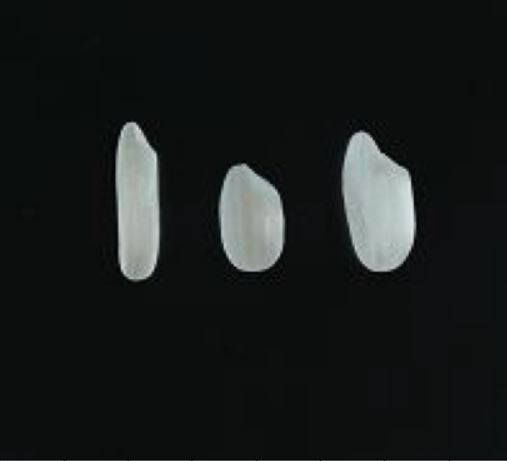
#> input picture 1_Introduction_Example_for_Image_Processing/3Arroz.JPG, 507 x 461 px, found by its file name
$ jupyter execute 1_Introduction_Example_for_Image_Processing.ipynb
#> lines starting #> are read from the running program, lines starting #| are printed output that depends on the picture; after the words box and inside, x2 and y2 are one past the last pixel; in counts of white or black regions, pixels touching at a corner belong together
# Introduction Example for Image Processing
### Rices segmentation

name: Jorge Garcia

Se importa las librerías necesarias para el proyecto

[cell 1]
import numpy as np
from cv2 import imread
import matplotlib.pyplot as plt

Se carga la imagen de 3 granos de arroz

[cell 2]
img = imread('3Arroz.jpg')
#> img is the input picture: shape (461, 507, 3); mean B, G, R 27.1, 27.8, 24.9
plt.imshow(img)
plt.show()

Se crea la función howis para obtener las características de la imagen (tamaño, máximo, mínimo).

[cell 3]
def howis(img):
  print('size = ',img.shape)
#| size =  (461, 507, 3)
  print('max  = ',np.max(img))
#| max  =  236
  print('min  = ',np.min(img))
#| min  =  0

howis(img)

Se escoge uno de los canales RGB (para estos casos el Rojo)

[cell 4]
X_red = img[:,:,2]
howis(X_red) #Muestra las dimensiones
#| size =  (461, 507)
#| max  =  226
#| min  =  0
plt.imshow(X_red,cmap='gray') #Lo muestra en gris
plt.show()

Esta función fue creada para segmentar una imagen binarizando los píxeles con valores mayores que el umbral.

[cell 5]
def segmenta(X,t):
#> called with t = 100
  (N,M) = X.shape #Obtengo las dimensiones de la imagen
#> N = 461; M = 507
  Y = np.zeros((N,M))
  area = 0
  for i in range(N):
    for j in range(M):
      if X[i,j] > t:
        Y[i,j] = 255
        area = area + 1
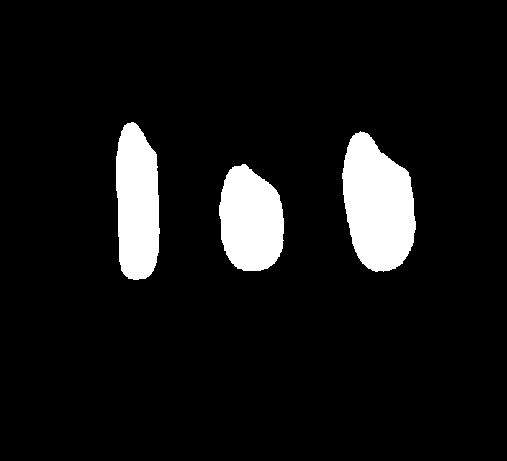
#> Y: shape (461, 507) float64; 8% white; 3 white regions, box (x1, y1, x2, y2) and area: (342, 131, 416, 272) 7558, (116, 122, 160, 280) 5741, (219, 164, 284, 271) 5472
#> after the loop, area = 18771
  print('area = ',area)
#| area =  18771
  return Y

Mostramos la imagen segmentada

[cell 6]
Y = segmenta(X_red,100) # segmentamos la imagen donde threshold is 100
howis(Y) #Muestra las dimensiones
#| size =  (461, 507)
#| max  =  255.0
#| min  =  0.0
plt.imshow(Y)
plt.show()

### Escogemos otra imagen con varios granos de arroz.

[cell 7]
img2 = imread('rices.jpg')
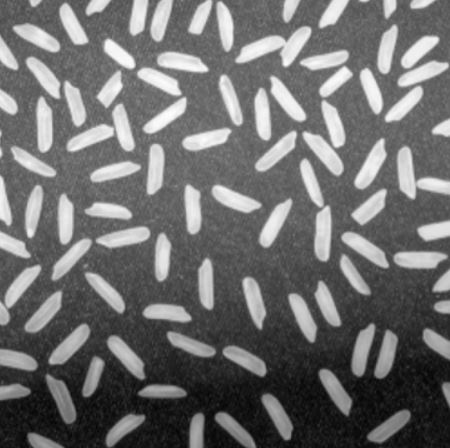
#> input picture 1_Introduction_Example_for_Image_Processing/rices.JPG, 450 x 448 px, found by its file name
#> img2 is the input picture: shape (448, 450, 3); min 1, max 255, mean 110.4
plt.imshow(img2)
plt.show()

[cell 8]
X_red2 = img2[:,:,2]
howis(X_red2) #Muestra las dimensiones
#| size =  (448, 450)
#| max  =  255
#| min  =  1
plt.imshow(X_red2,cmap='gray')
plt.show()

[cell 9]
Y2 = segmenta(X_red2,100) # segmentamos la imagen donde threshold is 100
#> call 2 of segmenta, with t = 100
#> after the loop in segmenta (call 2), `for i in range(N):`:
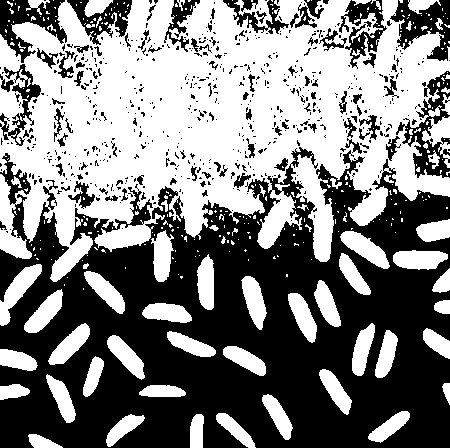
#> Y: shape (448, 450) float64; 50.3% white; 617 black regions (530 under 20 px), largest, box (x1, y1, x2, y2) and area: (0, 147, 450, 448) 82755, (396, 71, 450, 178) 1938, (0, 0, 67, 63) 1883
#| area =  101444
howis(Y2) #Muestra las dimensiones
#| size =  (448, 450)
#| max  =  255.0
#| min  =  0.0
plt.imshow(Y2)
plt.show()

Se puede observar que en la imagen anterior no se obtiene correctamente los resultados, por lo cual, se necesita que el background sea homogeneo.

Este código está llevando a cabo un proceso de normalización para centrar los valores de la matriz X_red2 con respecto a los valores mínimos de cada fila.

[cell 10]
(N,M) = X_red2.shape
#> N = 448; M = 450
Xm    = np.zeros((N,M),np.uint8)
for i in range(N):
  xmin = np.min(X_red2[i,:])
  Xm[i,:] = X_red2[i,:] - xmin
#> this loop made 448 passes
#> xmin on passes 1 to 3: 80, 82, 81
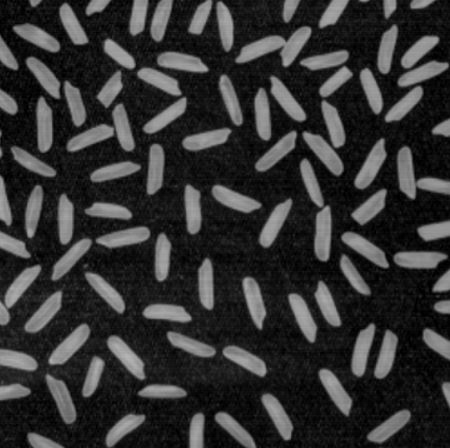
#> Xm: shape (448, 450); min 0, max 182, mean 50.7
plt.imshow(Xm,cmap='gray')
plt.show()

[cell 11]
Y2 = segmenta(Xm,100) # segmentamos la imagen donde threshold is 122
#> call 3 of segmenta, with t = 100
#> after the loop in segmenta (call 3), `for i in range(N):`:
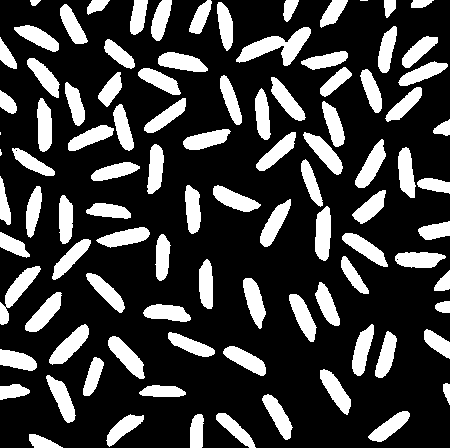
#> Y: shape (448, 450) float64; 24.3% white; 97 white regions (3 under 20 px), largest, box (x1, y1, x2, y2) and area: (236, 27, 311, 66) 1216, (0, 266, 41, 325) 768, (49, 324, 89, 365) 722
#| area =  48988
howis(Y2) #Muestra las dimensiones
#| size =  (448, 450)
#| max  =  255.0
#| min  =  0.0
plt.imshow(Y2)
plt.show()

### Imagen con 2 granos de arroz, con luminación

[cell 12]
img3 = imread('2Arroz_gris.jpg')
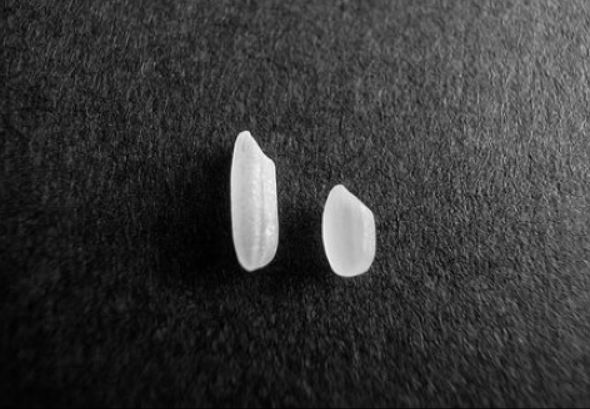
#> input picture 1_Introduction_Example_for_Image_Processing/2Arroz_gris.jpg, 590 x 409 px
#> img3 is the input picture: shape (409, 590, 3); min 0, max 249, mean 54.4
plt.imshow(img3)
plt.show()

 se van a realizar los mismo procedimientos anteriores.

[cell 13]
x_red3 = img3[:,:,2]
howis(x_red3) #Muestra las dimensiones
#| size =  (409, 590)
#| max  =  249
#| min  =  0
plt.imshow(x_red3,cmap='gray')
plt.show()

[cell 14]
Y2 = segmenta(x_red3,80) # segmentamos la imagen donde threshold is 100
#> call 4 of segmenta, with t = 80
#> after the loop in segmenta (call 4), `for i in range(N):`:
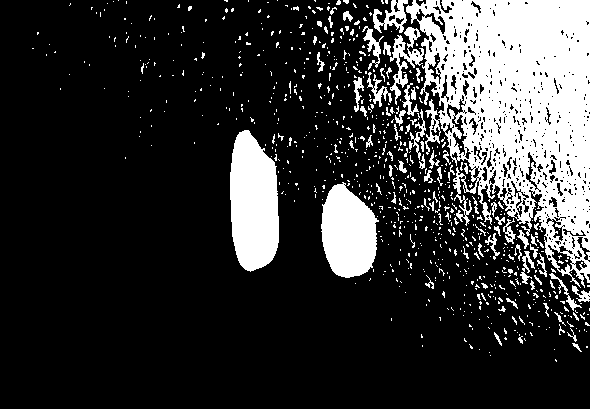
#> Y: shape (409, 590) float64; 20.2% white; 824 white regions (745 under 20 px), largest, box (x1, y1, x2, y2) and area: (406, 0, 590, 288) 30200, (230, 130, 279, 272) 5545, (321, 182, 379, 278) 4042
#| area =  48753
howis(Y2) #Muestra las dimensiones
#| size =  (409, 590)
#| max  =  255.0
#| min  =  0.0
plt.imshow(Y2)
plt.show()

Como podemos observar, para este caso no podemos realizar una segmentación limpia, por lo cual debemos considerar otro caso de normalización

[cell 15]
x_red3 =img3[:,:,0]
(N,M) = x_red3.shape
#> N = 409; M = 590
Xm    = np.zeros((N,M),np.uint8)

 #Se verifica de manera vertical y se restringe la resta para asegurar que el valor no sea negativo.
for i in range(M):
  xmin = np.median(x_red3[:,i]) #Se escoge la media
  Xm[:,i] = np.maximum(0, x_red3[:,i] - xmin)
#> this loop made 590 passes
#> xmin on passes 1 to 3: 18, 18, 17
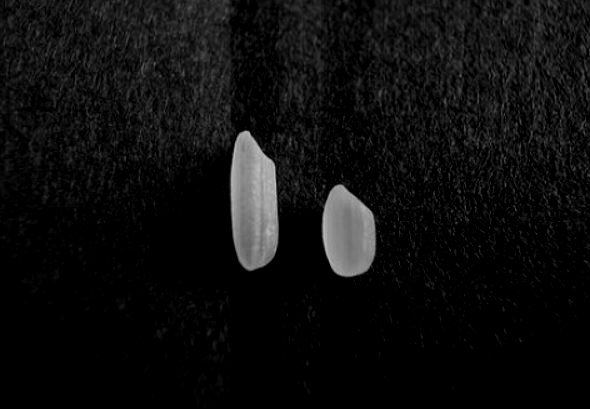
#> Xm: shape (409, 590); min 0, max 197, mean 14

plt.imshow(Xm,cmap='gray')
plt.show()

[cell 16]
Y2 = segmenta(Xm,93) # segmentamos la imagen donde threshold is 93
#> after the loop in segmenta (call 5), `for i in range(N):`:
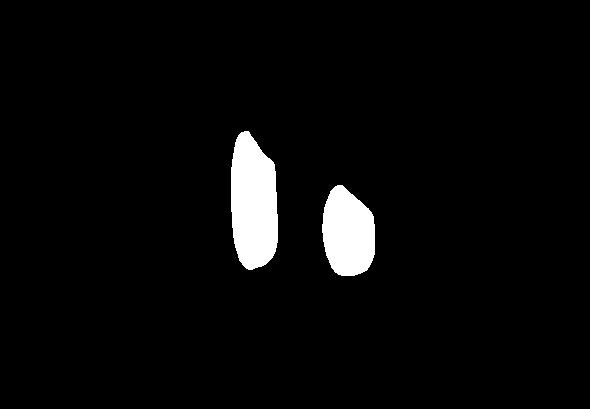
#> Y: shape (409, 590) float64; 3.7% white; 2 white regions, box (x1, y1, x2, y2) and area: (231, 131, 278, 270) 5266, (322, 185, 375, 276) 3765
#| area =  9031
howis(Y2) #Muestra las dimensiones
#| size =  (409, 590)
#| max  =  255.0
#| min  =  0.0
